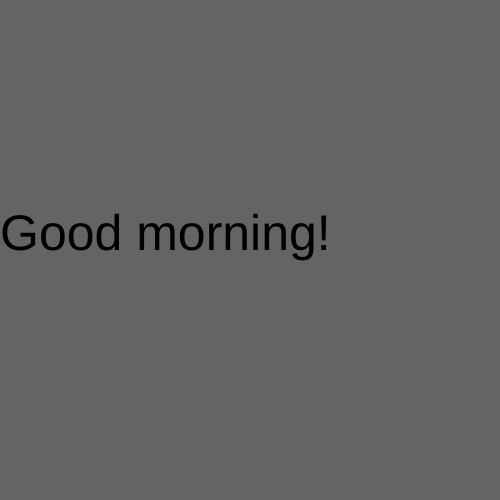
Frame 1 (no input)
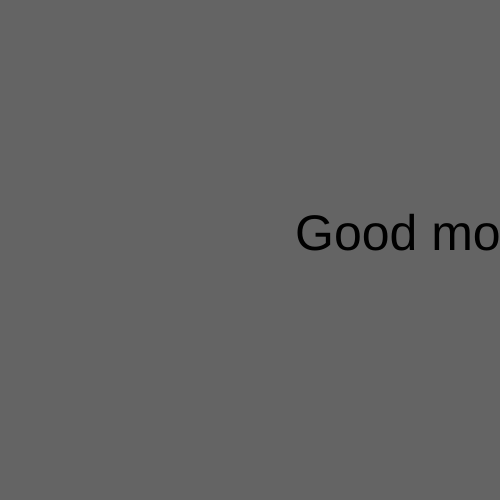
Frame 60 (no input)
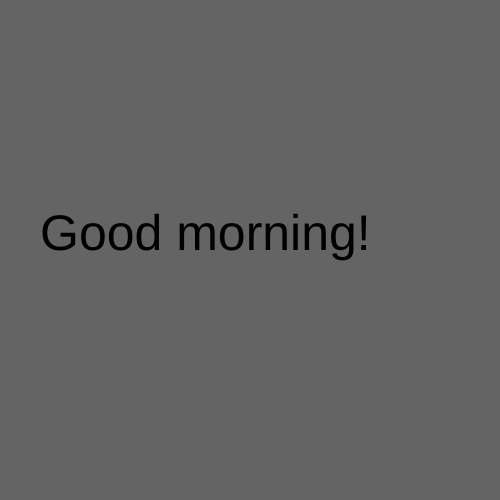
Frame 120 (the mouse pressed at the canvas centre since frame 60)

The p5.js sketch that drew these frames (run headless with seeded random() and noise() and a simulated clock; from frame 60 on, the mouse is pressed at the canvas centre):

// p5.js sketch
// ── sketch.js
let x = 0;

function setup() {
  createCanvas(500, 500);
}

function draw() {
  background(100);

  //rect(x,100,100,100);
  textSize(50);
  text("Good morning!", x, height / 2);
  x = x + 5;

  if (x > width) {
    x = -50;
  }
}
